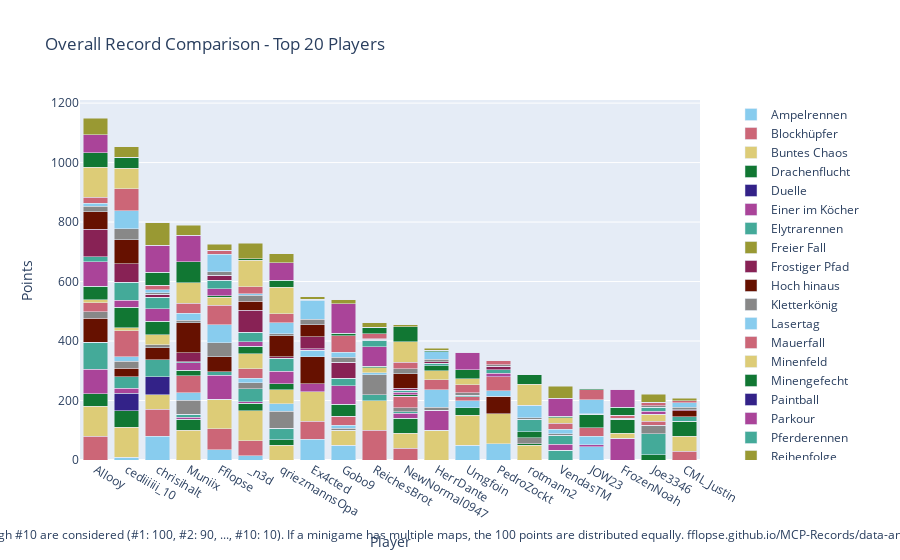

Source (notebook cell):
### Code cell
import plotly.graph_objects as go

# Sum all columns to get the total score
outDf['Total'] = outDf.sum(axis=1)

# Sort by total score and fill N/A values with 0
outDf = outDf.sort_values(by='Total', ascending=False).fillna(0)

# Crop to top 10 players
cropDf = outDf.head(20).copy()

# Drop the 'Total' column for plotting
cropDf = cropDf.drop(columns=['Total'])

# Create a color palette
color_palette = px.colors.qualitative.Safe

# Create the stacked bar plot
fig = go.Figure()

cropDf = remove_duplicate_columns(cropDf)

for column in cropDf.columns.difference(['Player']):
    fig.add_trace(go.Bar(
        x=cropDf.index,
        y=cropDf[column],
        name=column,
        marker_color=color_palette[len(fig.data) % len(color_palette)]
    ))

# Update layout
fig.update_layout(
    barmode='stack',
    title='Overall Record Comparison - Top 20 Players',
    xaxis=dict(title='Player'),
    yaxis=dict(title='Points'),
    #height=800,
    #width=1000,
    legend=dict(
        x=1.05,
        y=0.5,
        traceorder='normal',
        font=dict(size=12),
        bgcolor='rgba(255, 255, 255, 0)',
        bordercolor='rgba(0, 0, 0, 0)'
    ),
    margin=dict(r=200),  # Adjust right margin to make room for the legend
    annotations=[
        dict(
            x=0.5,
            y=-0.235,
            xref='paper',
            yref='paper',
            text='Max 100 points per minigame. Records #1 through #10 are considered (#1: 100, #2: 90, ..., #10: 10). If a minigame has multiple maps, the 100 points are distributed equally. fflopse.github.io/MCP-Records/data-analysis/global-ranking.ipynb',
            showarrow=False,
            font=dict(size=12),
            xanchor='center'
        )
    ]
)

fig.show()

# save the plot as an html file

fig.write_html('out/overall_record_comparison.html')

### Figure 1 — Plotly figure (JSON) as saved in the notebook; plotly's stock layout.template omitted (floating-point values rounded to 4 significant figures)
{"data": [{"marker": {"color": "rgb(136, 204, 238)"}, "name": "Ampelrennen", "type": "bar", "x": ["Allooy", "cediiiiii_10", "chrisihalt", "Muniix", "Fflopse", "_n3d", "qriezmannsOpa", "Ex4cted", "Gobo9", "ReichesBrot", "NewNormal0947", "HerrDante", "Umgfoin", "PedroZockt", "rotmann2", "VendasTM", "JOW23", "FrozenNoah", "Joe3346", "CML_Justin"], "y": [0.0, 10.0, 80.0, 0.0, 35.0, 15.0, 0.0, 70.0, 50.0, 0.0, 0.0, 0.0, 50.0, 55.0, 0.0, 0.0, 45.0, 0.0, 0.0, 0.0]}, {"marker": {"color": "rgb(204, 102, 119)"}, "name": "Blockhüpfer", "type": "bar", "x": ["Allooy", "cediiiiii_10", "chrisihalt", "Muniix", "Fflopse", "_n3d", "qriezmannsOpa", "Ex4cted", "Gobo9", "ReichesBrot", "NewNormal0947", "HerrDante", "Umgfoin", "PedroZockt", "rotmann2", "VendasTM", "JOW23", "FrozenNoah", "Joe3346", "CML_Justin"], "y": [80.0, 0.0, 90.0, 0.0, 70.0, 50.0, 0.0, 60.0, 0.0, 100.0, 40.0, 0.0, 0.0, 0.0, 0.0, 0.0, 0.0, 0.0, 0.0, 30.0]}, {"marker": {"color": "rgb(221, 204, 119)"}, "name": "Buntes Chaos", "type": "bar", "x": ["Allooy", "cediiiiii_10", "chrisihalt", "Muniix", "Fflopse", "_n3d", "qriezmannsOpa", "Ex4cted", "Gobo9", "ReichesBrot", "NewNormal0947", "HerrDante", "Umgfoin", "PedroZockt", "rotmann2", "VendasTM", "JOW23", "FrozenNoah", "Joe3346", "CML_Justin"], "y": [100.0, 100.0, 50.0, 100.0, 100.0, 100.0, 50.0, 100.0, 50.0, 100.0, 50.0, 100.0, 100.0, 100.0, 50.0, 0.0, 0.0, 0.0, 0.0, 50.0]}, {"marker": {"color": "rgb(17, 119, 51)"}, "name": "Drachenflucht", "type": "bar", "x": ["Allooy", "cediiiiii_10", "chrisihalt", "Muniix", "Fflopse", "_n3d", "qriezmannsOpa", "Ex4cted", "Gobo9", "ReichesBrot", "NewNormal0947", "HerrDante", "Umgfoin", "PedroZockt", "rotmann2", "VendasTM", "JOW23", "FrozenNoah", "Joe3346", "CML_Justin"], "y": [42.5, 55.0, 0.0, 37.5, 0.0, 25.0, 17.5, 0.0, 0.0, 0.0, 50.0, 0.0, 25.0, 0.0, 5.0, 0.0, 0.0, 0.0, 17.5, 50.0]}, {"marker": {"color": "rgb(51, 34, 136)"}, "name": "Duelle", "type": "bar", "x": ["Allooy", "cediiiiii_10", "chrisihalt", "Muniix", "Fflopse", "_n3d", "qriezmannsOpa", "Ex4cted", "Gobo9", "ReichesBrot", "NewNormal0947", "HerrDante", "Umgfoin", "PedroZockt", "rotmann2", "VendasTM", "JOW23", "FrozenNoah", "Joe3346", "CML_Justin"], "y": [0.0, 60.0, 60.0, 0.0, 0.0, 0.0, 0.0, 0.0, 0.0, 0.0, 0.0, 0.0, 0.0, 0.0, 0.0, 0.0, 0.0, 0.0, 0.0, 0.0]}, {"marker": {"color": "rgb(170, 68, 153)"}, "name": "Einer im Köcher", "type": "bar", "x": ["Allooy", "cediiiiii_10", "chrisihalt", "Muniix", "Fflopse", "_n3d", "qriezmannsOpa", "Ex4cted", "Gobo9", "ReichesBrot", "NewNormal0947", "HerrDante", "Umgfoin", "PedroZockt", "rotmann2", "VendasTM", "JOW23", "FrozenNoah", "Joe3346", "CML_Justin"], "y": [83.33, 16.67, 0.0, 6.667, 80.0, 6.667, 0.0, 26.67, 0.0, 0.0, 16.67, 66.67, 0.0, 0.0, 0.0, 0.0, 6.667, 73.33, 0.0, 0.0]}, {"marker": {"color": "rgb(68, 170, 153)"}, "name": "Elytrarennen", "type": "bar", "x": ["Allooy", "cediiiiii_10", "chrisihalt", "Muniix", "Fflopse", "_n3d", "qriezmannsOpa", "Ex4cted", "Gobo9", "ReichesBrot", "NewNormal0947", "HerrDante", "Umgfoin", "PedroZockt", "rotmann2", "VendasTM", "JOW23", "FrozenNoah", "Joe3346", "CML_Justin"], "y": [90.0, 37.5, 57.5, 10.0, 12.5, 42.5, 40.0, 0.0, 0.0, 20.0, 5.0, 0.0, 0.0, 0.0, 0.0, 32.5, 0.0, 0.0, 70.0, 15.0]}, {"marker": {"color": "rgb(153, 153, 51)"}, "name": "Freier Fall", "type": "bar", "x": ["Allooy", "cediiiiii_10", "chrisihalt", "Muniix", "Fflopse", "_n3d", "qriezmannsOpa", "Ex4cted", "Gobo9", "ReichesBrot", "NewNormal0947", "HerrDante", "Umgfoin", "PedroZockt", "rotmann2", "VendasTM", "JOW23", "FrozenNoah", "Joe3346", "CML_Justin"], "y": [0.0, 0.0, 0.0, 0.0, 0.0, 0.0, 0.0, 0.0, 0.0, 0.0, 0.0, 0.0, 0.0, 0.0, 0.0, 0.0, 0.0, 0.0, 0.0, 0.0]}, {"marker": {"color": "rgb(136, 34, 85)"}, "name": "Frostiger Pfad", "type": "bar", "x": ["Allooy", "cediiiiii_10", "chrisihalt", "Muniix", "Fflopse", "_n3d", "qriezmannsOpa", "Ex4cted", "Gobo9", "ReichesBrot", "NewNormal0947", "HerrDante", "Umgfoin", "PedroZockt", "rotmann2", "VendasTM", "JOW23", "FrozenNoah", "Joe3346", "CML_Justin"], "y": [0.0, 0.0, 0.0, 0.0, 0.0, 0.0, 0.0, 0.0, 0.0, 0.0, 0.0, 0.0, 0.0, 0.0, 0.0, 0.0, 0.0, 0.0, 0.0, 0.0]}, {"marker": {"color": "rgb(102, 17, 0)"}, "name": "Hoch hinaus", "type": "bar", "x": ["Allooy", "cediiiiii_10", "chrisihalt", "Muniix", "Fflopse", "_n3d", "qriezmannsOpa", "Ex4cted", "Gobo9", "ReichesBrot", "NewNormal0947", "HerrDante", "Umgfoin", "PedroZockt", "rotmann2", "VendasTM", "JOW23", "FrozenNoah", "Joe3346", "CML_Justin"], "y": [80.0, 30.0, 40.0, 0.0, 50.0, 0.0, 0.0, 90.0, 0.0, 0.0, 0.0, 0.0, 0.0, 60.0, 0.0, 0.0, 0.0, 0.0, 0.0, 20.0]}, {"marker": {"color": "rgb(136, 136, 136)"}, "name": "Kletterkönig", "type": "bar", "x": ["Allooy", "cediiiiii_10", "chrisihalt", "Muniix", "Fflopse", "_n3d", "qriezmannsOpa", "Ex4cted", "Gobo9", "ReichesBrot", "NewNormal0947", "HerrDante", "Umgfoin", "PedroZockt", "rotmann2", "VendasTM", "JOW23", "FrozenNoah", "Joe3346", "CML_Justin"], "y": [23.33, 23.33, 10.0, 46.67, 46.67, 20.0, 56.67, 0.0, 6.667, 66.67, 13.33, 10.0, 0.0, 0.0, 20.0, 0.0, 0.0, 0.0, 30.0, 0.0]}, {"marker": {"color": "rgb(136, 204, 238)"}, "name": "Lasertag", "type": "bar", "x": ["Allooy", "cediiiiii_10", "chrisihalt", "Muniix", "Fflopse", "_n3d", "qriezmannsOpa", "Ex4cted", "Gobo9", "ReichesBrot", "NewNormal0947", "HerrDante", "Umgfoin", "PedroZockt", "rotmann2", "VendasTM", "JOW23", "FrozenNoah", "Joe3346", "CML_Justin"], "y": [0.0, 15.0, 0.0, 25.0, 60.0, 15.0, 25.0, 22.5, 10.0, 7.5, 0.0, 60.0, 25.0, 17.5, 0.0, 0.0, 27.5, 0.0, 0.0, 0.0]}, {"marker": {"color": "rgb(204, 102, 119)"}, "name": "Mauerfall", "type": "bar", "x": ["Allooy", "cediiiiii_10", "chrisihalt", "Muniix", "Fflopse", "_n3d", "qriezmannsOpa", "Ex4cted", "Gobo9", "ReichesBrot", "NewNormal0947", "HerrDante", "Umgfoin", "PedroZockt", "rotmann2", "VendasTM", "JOW23", "FrozenNoah", "Joe3346", "CML_Justin"], "y": [30.0, 86.67, 0.0, 56.67, 66.67, 33.33, 0.0, 0.0, 30.0, 0.0, 40.0, 33.33, 13.33, 46.67, 0.0, 0.0, 30.0, 0.0, 13.33, 0.0]}, {"marker": {"color": "rgb(221, 204, 119)"}, "name": "Minenfeld", "type": "bar", "x": ["Allooy", "cediiiiii_10", "chrisihalt", "Muniix", "Fflopse", "_n3d", "qriezmannsOpa", "Ex4cted", "Gobo9", "ReichesBrot", "NewNormal0947", "HerrDante", "Umgfoin", "PedroZockt", "rotmann2", "VendasTM", "JOW23", "FrozenNoah", "Joe3346", "CML_Justin"], "y": [10.0, 10.0, 33.33, 0.0, 26.67, 50.0, 46.67, 0.0, 0.0, 16.67, 0.0, 30.0, 0.0, 0.0, 0.0, 0.0, 0.0, 16.67, 23.33, 0.0]}, {"marker": {"color": "rgb(17, 119, 51)"}, "name": "Minengefecht", "type": "bar", "x": ["Allooy", "cediiiiii_10", "chrisihalt", "Muniix", "Fflopse", "_n3d", "qriezmannsOpa", "Ex4cted", "Gobo9", "ReichesBrot", "NewNormal0947", "HerrDante", "Umgfoin", "PedroZockt", "rotmann2", "VendasTM", "JOW23", "FrozenNoah", "Joe3346", "CML_Justin"], "y": [45.0, 70.0, 45.0, 20.0, 5.0, 25.0, 20.0, 0.0, 40.0, 5.0, 5.0, 17.5, 0.0, 0.0, 20.0, 0.0, 45.0, 47.5, 0.0, 0.0]}, {"marker": {"color": "rgb(51, 34, 136)"}, "name": "Paintball", "type": "bar", "x": ["Allooy", "cediiiiii_10", "chrisihalt", "Muniix", "Fflopse", "_n3d", "qriezmannsOpa", "Ex4cted", "Gobo9", "ReichesBrot", "NewNormal0947", "HerrDante", "Umgfoin", "PedroZockt", "rotmann2", "VendasTM", "JOW23", "FrozenNoah", "Joe3346", "CML_Justin"], "y": [0.0, 0.0, 0.0, 0.0, 0.0, 0.0, 0.0, 0.0, 0.0, 0.0, 0.0, 0.0, 0.0, 0.0, 0.0, 0.0, 0.0, 0.0, 0.0, 0.0]}, {"marker": {"color": "rgb(170, 68, 153)"}, "name": "Parkour", "type": "bar", "x": ["Allooy", "cediiiiii_10", "chrisihalt", "Muniix", "Fflopse", "_n3d", "qriezmannsOpa", "Ex4cted", "Gobo9", "ReichesBrot", "NewNormal0947", "HerrDante", "Umgfoin", "PedroZockt", "rotmann2", "VendasTM", "JOW23", "FrozenNoah", "Joe3346", "CML_Justin"], "y": [82.5, 22.5, 42.5, 25.0, 22.5, 15.0, 42.5, 5.0, 62.5, 65.0, 7.5, 0.0, 0.0, 12.5, 0.0, 20.0, 0.0, 0.0, 10.0, 0.0]}, {"marker": {"color": "rgb(68, 170, 153)"}, "name": "Pferderennen", "type": "bar", "x": ["Allooy", "cediiiiii_10", "chrisihalt", "Muniix", "Fflopse", "_n3d", "qriezmannsOpa", "Ex4cted", "Gobo9", "ReichesBrot", "NewNormal0947", "HerrDante", "Umgfoin", "PedroZockt", "rotmann2", "VendasTM", "JOW23", "FrozenNoah", "Joe3346", "CML_Justin"], "y": [16.67, 61.67, 38.33, 3.333, 30.0, 31.67, 43.33, 0.0, 25.0, 21.67, 6.667, 8.333, 3.333, 11.67, 41.67, 28.33, 0.0, 0.0, 13.33, 0.0]}, {"marker": {"color": "rgb(153, 153, 51)"}, "name": "Reihenfolge", "type": "bar", "x": ["Allooy", "cediiiiii_10", "chrisihalt", "Muniix", "Fflopse", "_n3d", "qriezmannsOpa", "Ex4cted", "Gobo9", "ReichesBrot", "NewNormal0947", "HerrDante", "Umgfoin", "PedroZockt", "rotmann2", "VendasTM", "JOW23", "FrozenNoah", "Joe3346", "CML_Justin"], "y": [0.0, 0.0, 0.0, 0.0, 0.0, 0.0, 0.0, 0.0, 0.0, 0.0, 0.0, 0.0, 0.0, 0.0, 0.0, 0.0, 0.0, 0.0, 0.0, 0.0]}, {"marker": {"color": "rgb(136, 34, 85)"}, "name": "Replika", "type": "bar", "x": ["Allooy", "cediiiiii_10", "chrisihalt", "Muniix", "Fflopse", "_n3d", "qriezmannsOpa", "Ex4cted", "Gobo9", "ReichesBrot", "NewNormal0947", "HerrDante", "Umgfoin", "PedroZockt", "rotmann2", "VendasTM", "JOW23", "FrozenNoah", "Joe3346", "CML_Justin"], "y": [92.22, 61.97, 10.17, 30.34, 16.07, 74.27, 6.239, 41.03, 54.62, 3.419, 6.496, 3.932, 0.4274, 12.39, 0.2564, 2.308, 0.5128, 0.0, 0.5128, 4.444]}, {"marker": {"color": "rgb(102, 17, 0)"}, "name": "Runterpurzeln", "type": "bar", "x": ["Allooy", "cediiiiii_10", "chrisihalt", "Muniix", "Fflopse", "_n3d", "qriezmannsOpa", "Ex4cted", "Gobo9", "ReichesBrot", "NewNormal0947", "HerrDante", "Umgfoin", "PedroZockt", "rotmann2", "VendasTM", "JOW23", "FrozenNoah", "Joe3346", "CML_Justin"], "y": [60.0, 80.0, 0.0, 100.0, 0.0, 30.0, 70.0, 40.0, 0.0, 0.0, 50.0, 0.0, 0.0, 0.0, 0.0, 0.0, 0.0, 0.0, 0.0, 0.0]}, {"marker": {"color": "rgb(136, 136, 136)"}, "name": "Sammelwahn", "type": "bar", "x": ["Allooy", "cediiiiii_10", "chrisihalt", "Muniix", "Fflopse", "_n3d", "qriezmannsOpa", "Ex4cted", "Gobo9", "ReichesBrot", "NewNormal0947", "HerrDante", "Umgfoin", "PedroZockt", "rotmann2", "VendasTM", "JOW23", "FrozenNoah", "Joe3346", "CML_Justin"], "y": [18.37, 37.67, 5.116, 9.535, 11.16, 20.0, 5.814, 17.67, 16.74, 2.093, 16.05, 8.605, 9.07, 4.651, 4.651, 4.651, 0.4651, 2.326, 3.953, 8.372]}, {"marker": {"color": "rgb(136, 204, 238)"}, "name": "Schießstand", "type": "bar", "x": ["Allooy", "cediiiiii_10", "chrisihalt", "Muniix", "Fflopse", "_n3d", "qriezmannsOpa", "Ex4cted", "Gobo9", "ReichesBrot", "NewNormal0947", "HerrDante", "Umgfoin", "PedroZockt", "rotmann2", "VendasTM", "JOW23", "FrozenNoah", "Joe3346", "CML_Justin"], "y": [10.0, 60.0, 10.0, 22.5, 60.0, 5.0, 37.5, 65.0, 17.5, 0.0, 0.0, 25.0, 0.0, 0.0, 42.5, 15.0, 47.5, 0.0, 0.0, 15.0]}, {"marker": {"color": "rgb(204, 102, 119)"}, "name": "Skywars", "type": "bar", "x": ["Allooy", "cediiiiii_10", "chrisihalt", "Muniix", "Fflopse", "_n3d", "qriezmannsOpa", "Ex4cted", "Gobo9", "ReichesBrot", "NewNormal0947", "HerrDante", "Umgfoin", "PedroZockt", "rotmann2", "VendasTM", "JOW23", "FrozenNoah", "Joe3346", "CML_Justin"], "y": [20.0, 73.33, 15.0, 33.33, 13.33, 23.33, 30.0, 3.333, 55.0, 16.67, 21.67, 0.0, 26.67, 13.33, 0.0, 20.0, 33.33, 10.0, 11.67, 6.667]}, {"marker": {"color": "rgb(221, 204, 119)"}, "name": "Spleef", "type": "bar", "x": ["Allooy", "cediiiiii_10", "chrisihalt", "Muniix", "Fflopse", "_n3d", "qriezmannsOpa", "Ex4cted", "Gobo9", "ReichesBrot", "NewNormal0947", "HerrDante", "Umgfoin", "PedroZockt", "rotmann2", "VendasTM", "JOW23", "FrozenNoah", "Joe3346", "CML_Justin"], "y": [100.0, 70.0, 0.0, 70.0, 0.0, 90.0, 90.0, 0.0, 0.0, 0.0, 70.0, 0.0, 20.0, 0.0, 70.0, 20.0, 0.0, 0.0, 0.0, 0.0]}, {"marker": {"color": "rgb(17, 119, 51)"}, "name": "Survivalgames", "type": "bar", "x": ["Allooy", "cediiiiii_10", "chrisihalt", "Muniix", "Fflopse", "_n3d", "qriezmannsOpa", "Ex4cted", "Gobo9", "ReichesBrot", "NewNormal0947", "HerrDante", "Umgfoin", "PedroZockt", "rotmann2", "VendasTM", "JOW23", "FrozenNoah", "Joe3346", "CML_Justin"], "y": [50.0, 37.5, 45.0, 70.0, 0.0, 5.0, 22.5, 0.0, 7.5, 22.5, 50.0, 5.0, 30.0, 0.0, 32.5, 5.0, 5.0, 27.5, 0.0, 0.0]}, {"marker": {"color": "rgb(51, 34, 136)"}, "name": "Todeswürfel", "type": "bar", "x": ["Allooy", "cediiiiii_10", "chrisihalt", "Muniix", "Fflopse", "_n3d", "qriezmannsOpa", "Ex4cted", "Gobo9", "ReichesBrot", "NewNormal0947", "HerrDante", "Umgfoin", "PedroZockt", "rotmann2", "VendasTM", "JOW23", "FrozenNoah", "Joe3346", "CML_Justin"], "y": [0.0, 0.0, 0.0, 0.0, 0.0, 0.0, 0.0, 0.0, 0.0, 0.0, 0.0, 0.0, 0.0, 0.0, 0.0, 0.0, 0.0, 0.0, 0.0, 0.0]}, {"marker": {"color": "rgb(170, 68, 153)"}, "name": "Turmroulette", "type": "bar", "x": ["Allooy", "cediiiiii_10", "chrisihalt", "Muniix", "Fflopse", "_n3d", "qriezmannsOpa", "Ex4cted", "Gobo9", "ReichesBrot", "NewNormal0947", "HerrDante", "Umgfoin", "PedroZockt", "rotmann2", "VendasTM", "JOW23", "FrozenNoah", "Joe3346", "CML_Justin"], "y": [60.0, 0.0, 90.0, 90.0, 0.0, 0.0, 60.0, 0.0, 100.0, 0.0, 0.0, 0.0, 60.0, 0.0, 0.0, 60.0, 0.0, 60.0, 0.0, 0.0]}, {"marker": {"color": "rgb(68, 170, 153)"}, "name": "Waffenfolge", "type": "bar", "x": ["Allooy", "cediiiiii_10", "chrisihalt", "Muniix", "Fflopse", "_n3d", "qriezmannsOpa", "Ex4cted", "Gobo9", "ReichesBrot", "NewNormal0947", "HerrDante", "Umgfoin", "PedroZockt", "rotmann2", "VendasTM", "JOW23", "FrozenNoah", "Joe3346", "CML_Justin"], "y": [0.0, 0.0, 0.0, 0.0, 0.0, 0.0, 0.0, 0.0, 0.0, 0.0, 0.0, 0.0, 0.0, 0.0, 0.0, 0.0, 0.0, 0.0, 0.0, 0.0]}, {"marker": {"color": "rgb(153, 153, 51)"}, "name": "Wettrennen", "type": "bar", "x": ["Allooy", "cediiiiii_10", "chrisihalt", "Muniix", "Fflopse", "_n3d", "qriezmannsOpa", "Ex4cted", "Gobo9", "ReichesBrot", "NewNormal0947", "HerrDante", "Umgfoin", "PedroZockt", "rotmann2", "VendasTM", "JOW23", "FrozenNoah", "Joe3346", "CML_Justin"], "y": [56.0, 34.0, 76.0, 32.0, 20.0, 52.0, 30.0, 8.0, 14.0, 14.0, 6.0, 8.0, 0.0, 0.0, 0.0, 40.0, 0.0, 0.0, 28.0, 8.0]}], "layout": {"annotations": [{"font": {"size": 12}, "showarrow": false, "text": "Max 100 points per minigame. Records #1 through #10 are considered (#1: 100, #2: 90, ..., #10: 10). If a minigame has multiple maps, the 100 points are distributed equally. fflopse.github.io/MCP-Records/data-analysis/global-ranking.ipynb", "x": 0.5, "xanchor": "center", "xref": "paper", "y": -0.235, "yref": "paper"}], "barmode": "stack", "legend": {"bgcolor": "rgba(255, 255, 255, 0)", "bordercolor": "rgba(0, 0, 0, 0)", "font": {"size": 12}, "traceorder": "normal", "x": 1.05, "y": 0.5}, "margin": {"r": 200}, "title": {"text": "Overall Record Comparison - Top 20 Players"}, "xaxis": {"title": {"text": "Player"}}, "yaxis": {"title": {"text": "Points"}}}}
